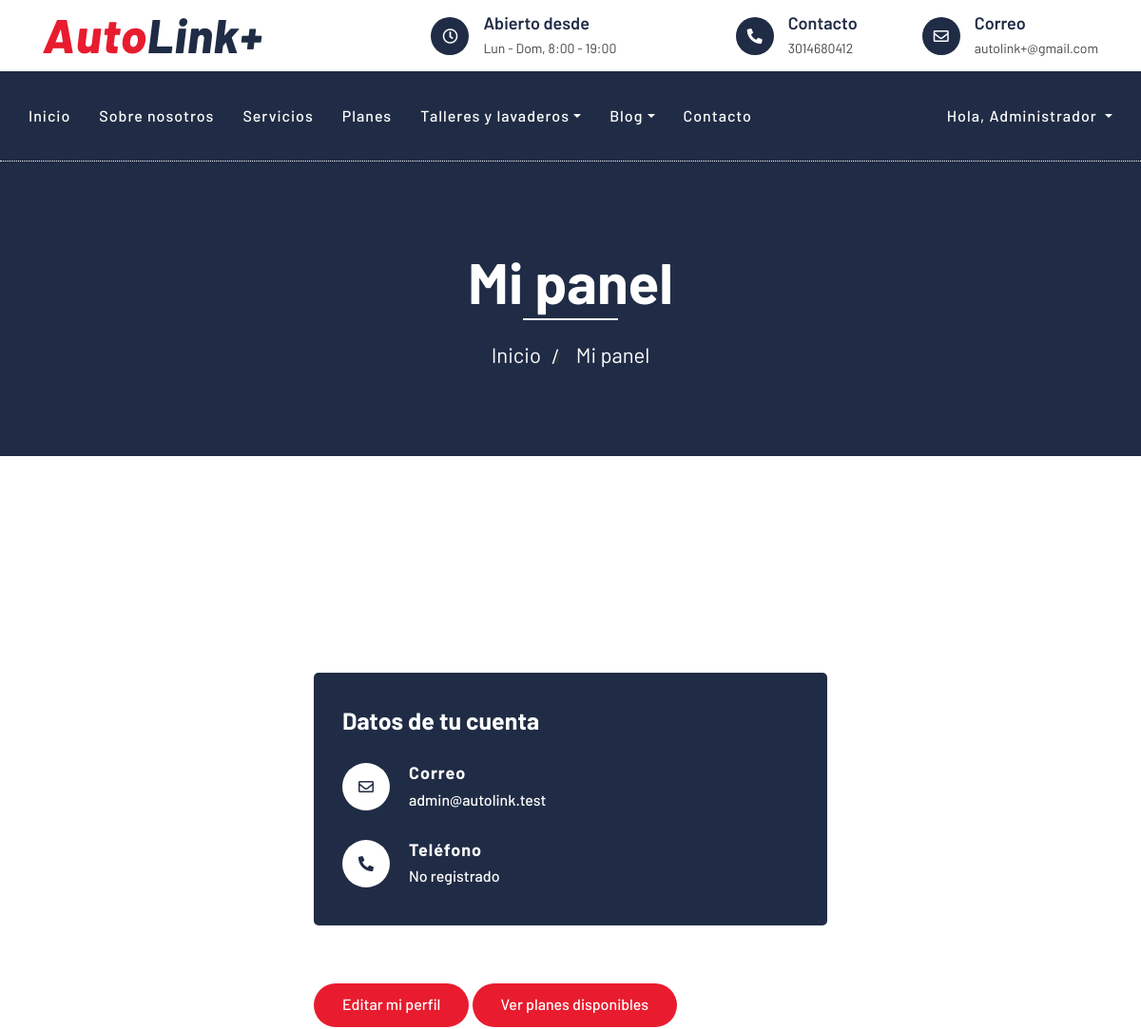
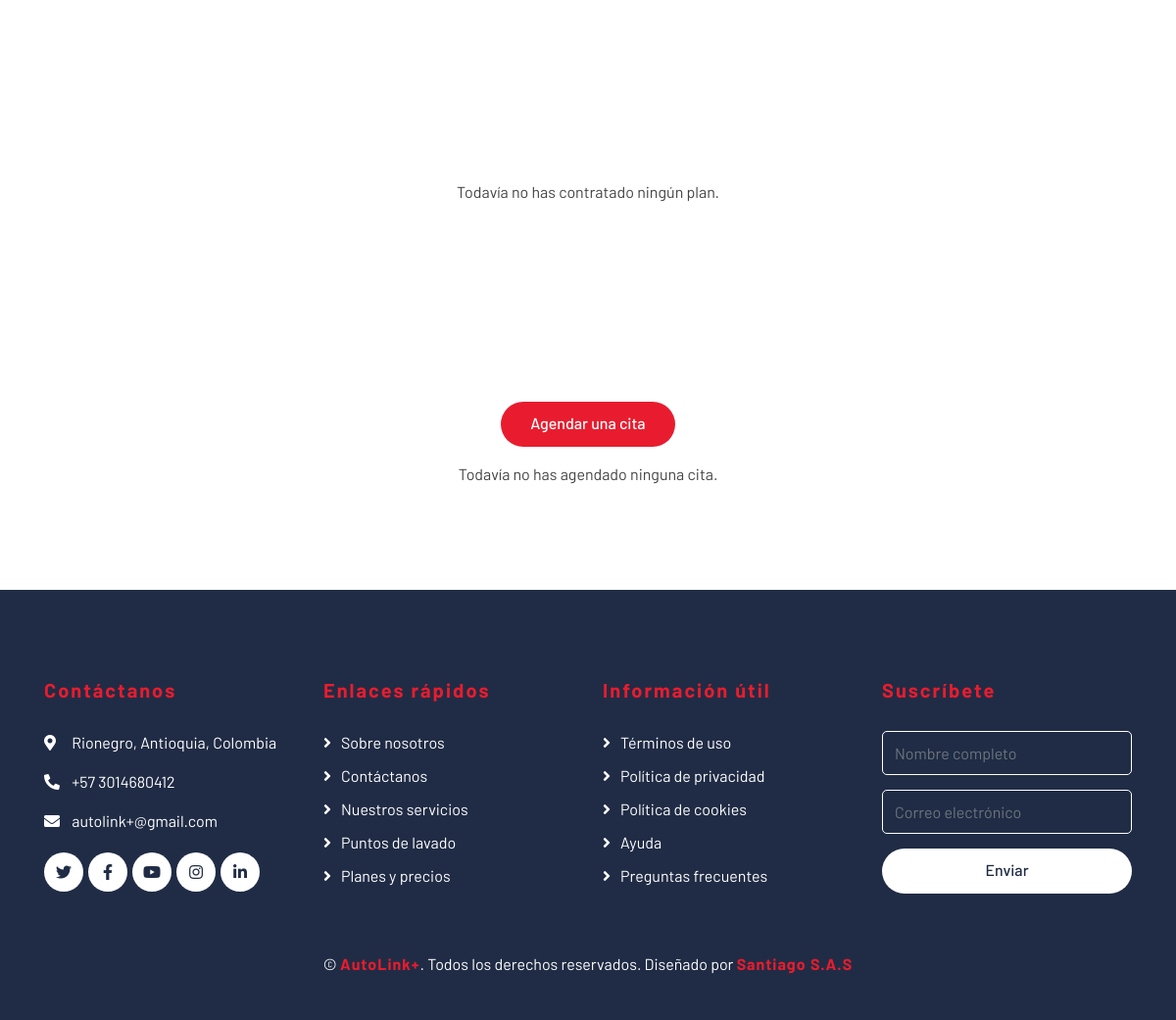
/panel.php (signed in), run on the app's committed database (2 pictures, top to bottom).
### tables this page shows
CREATE TABLE IF NOT EXISTS usuarios (
    id_usuario      INT AUTO_INCREMENT PRIMARY KEY,
    nombre          VARCHAR(100) NOT NULL,
    correo          VARCHAR(150) NOT NULL UNIQUE,
    telefono        VARCHAR(20)  NULL,
    password_hash   VARCHAR(255) NOT NULL,
    rol             ENUM('cliente', 'admin') NOT NULL DEFAULT 'cliente',
    creado_en       DATETIME DEFAULT CURRENT_TIMESTAMP,
    actualizado_en  DATETIME DEFAULT CURRENT_TIMESTAMP ON UPDATE CURRENT_TIMESTAMP
);

### includes/auth.php (called while the page is built, shortened)
<?php
require_once __DIR__ . '/../config/db.php';
function current_user(): ?array
{
    static $user = null;
    static $loaded = false;
    if (!$loaded) {
        $stmt = db()->prepare('SELECT id_usuario, nombre, correo, telefono, rol FROM usuarios WHERE id_usuario = ?');
        $stmt->execute([$_SESSION['user_id']]);
        $user = $stmt->fetch() ?: null;
        $loaded = true;
    }
    return $user;
}
function is_logged_in(): bool
{
    return current_user() !== null;
}
function require_login(): void
{
    if (!is_logged_in()) {
        $redirect = urlencode($_SERVER['REQUEST_URI'] ?? 'panel.php');
        header('Location: login.php?redirect=' . $redirect);
        exit;
    }
}

### config/db.php (called while the page is built, shortened)
<?php
function db(): PDO
{
    static $pdo = null;
    if ($pdo === null) {
        $dsn = 'mysql:host=' . DB_HOST . ';dbname=' . DB_NAME . ';charset=' . DB_CHARSET;
        $pdo = new PDO($dsn, DB_USER, DB_PASS, [
            PDO::ATTR_ERRMODE => PDO::ERRMODE_EXCEPTION,
            PDO::ATTR_DEFAULT_FETCH_MODE => PDO::FETCH_ASSOC,
            PDO::ATTR_EMULATE_PREPARES => false,
        ]);
    }
    return $pdo;
}

### panel.php (the view, shortened to what this page needs)
<?php
require_once __DIR__ . '/includes/auth.php';
require_login();
$usuario = current_user();
$stmt = db()->prepare(
    'SELECT pe.id_pedido, pl.nombre AS plan_nombre, pe.tipo_vehiculo, pe.precio_pagado,
            pe.metodo_pago, pe.estado, pe.creado_en
     FROM pedidos pe
     JOIN planes pl ON pl.id_plan = pe.id_plan
     WHERE pe.id_usuario = ?
     ORDER BY pe.creado_en DESC'
);
$stmt->execute([$usuario['id_usuario']]);
$pedidos = $stmt->fetchAll();
$stmt = db()->prepare(
    "SELECT r.id_reserva, r.tipo_servicio, r.fecha, r.hora, r.estado,
            pu.nombre AS punto_nombre, us.nombre AS personal_nombre,
            e.id_encuesta
     FROM reservas r
     JOIN puntos pu ON pu.id_punto = r.id_punto
     LEFT JOIN personal pr ON pr.id_personal = r.id_personal
     LEFT JOIN usuarios us ON us.id_usuario = pr.id_usuario
     LEFT JOIN encuestas e ON e.id_reserva = r.id_reserva
     WHERE r.id_usuario = ?
     ORDER BY r.fecha DESC, r.hora DESC"
);
$stmt->execute([$usuario['id_usuario']]);
$reservas = $stmt->fetchAll();
$active_page = 'panel';
include __DIR__ . '/includes/header.php';
?>
        <div class="page-header">
            <div class="container">
                <div class="row">
                    <div class="col-12">
                        <h2>Mi panel</h2>
                    </div>
                    <div class="col-12">
                        <a href="index.php">Inicio</a>
                        <span> / </span>
                        <a href="panel.php">Mi panel</a>
                    </div>
                </div>
            </div>
        </div>
        <div class="contact">
            <div class="container">
                <div class="row">
                    <div class="col-md-6 mx-auto">
                        <div class="contact-info">
                            <h2>Datos de tu cuenta</h2>
                            <div class="contact-info-item">
                                <div class="contact-info-icon"><i class="far fa-envelope"></i></div>
                                <div class="contact-info-text">
                                    <h3>Correo</h3>
                                    <p><?= htmlspecialchars($usuario['correo']) ?></p>
                                </div>
                            </div>
                            <div class="contact-info-item">
                                <div class="contact-info-icon"><i class="fa fa-phone-alt"></i></div>
                                <div class="contact-info-text">
                                    <h3>Teléfono</h3>
                                    <p><?= htmlspecialchars($usuario['telefono'] ?: 'No registrado') ?></p>
                                </div>
                            </div>
                        </div>
                        <a href="perfil.php" class="btn btn-custom mt-3">Editar mi perfil</a>
                        <a href="price.php" class="btn btn-custom mt-3">Ver planes disponibles</a>
                    </div>
                </div>
                <div class="row mt-5">
                    <div class="col-12">
                        <?php if (!$pedidos): ?>
                            <p class="text-center">Todavía no has contratado ningún plan.</p>
                        <?php endif; ?>
                    </div>
                </div>
                <div class="row mt-5">
                    <div class="col-12">
                        <p class="text-center">
                            <a href="agendar.php" class="btn btn-custom">Agendar una cita</a>
                        </p>
                        <?php if (!$reservas): ?>
                            <p class="text-center">Todavía no has agendado ninguna cita.</p>
                        <?php endif; ?>
                    </div>
                </div>
            </div>
        </div>
<?php include __DIR__ . '/includes/footer.php'; ?>

### includes/header.php (shortened to what this page needs)
<?php
require_once __DIR__ . '/auth.php';
function nav_active(string $page, string $active): string
{
    return $page === $active ? ' active' : '';
}
$usuario_actual = current_user();
?>
<!DOCTYPE html>
<html lang="es">
    <head>
        <link href="https://stackpath.bootstrapcdn.com/bootstrap/4.4.1/css/bootstrap.min.css" rel="stylesheet">
        <link href="https://cdnjs.cloudflare.com/ajax/libs/font-awesome/5.10.0/css/all.min.css" rel="stylesheet">
        <link href="lib/flaticon/font/flaticon.css" rel="stylesheet">
        <link href="lib/animate/animate.min.css" rel="stylesheet">
        <link href="lib/owlcarousel/assets/owl.carousel.min.css" rel="stylesheet">
        <link href="css/style.css" rel="stylesheet">
    </head>
    <body>
        <div class="top-bar">
            <div class="container">
                <div class="row align-items-center">
                    <div class="col-lg-4 col-md-12">
                        <div class="logo">
                            <a href="index.php">
                                <h1>Auto<span>Link+</span></h1>
                            </a>
                        </div>
                    </div>
                    <div class="col-lg-8 col-md-7 d-none d-lg-block">
                        <div class="row">
                            <div class="col-4">
                                <div class="top-bar-item">
                                    <div class="top-bar-icon">
                                        <i class="far fa-clock"></i>
                                    </div>
                                    <div class="top-bar-text">
                                        <h3>Abierto desde</h3>
                                        <p>Lun - Dom, 8:00 - 19:00</p>
                                    </div>
                                </div>
                            </div>
                            <div class="col-4">
                                <div class="top-bar-item">
                                    <div class="top-bar-icon">
                                        <i class="fa fa-phone-alt"></i>
                                    </div>
                                    <div class="top-bar-text">
                                        <h3>Contacto</h3>
                                        <p>3014680412</p>
                                    </div>
                                </div>
                            </div>
                            <div class="col-4">
                                <div class="top-bar-item">
                                    <div class="top-bar-icon">
                                        <i class="far fa-envelope"></i>
                                    </div>
                                    <div class="top-bar-text">
                                        <h3>Correo</h3>
                                        <p>autolink+@gmail.com</p>
                                    </div>
                                </div>
                            </div>
                        </div>
                    </div>
                </div>
            </div>
        </div>
        <div class="nav-bar">
            <div class="container">
                <nav class="navbar navbar-expand-xl bg-dark navbar-dark">
                    <div class="collapse navbar-collapse justify-content-between" id="navbarCollapse">
                        <div class="navbar-nav mr-auto">
                            <a href="index.php" class="nav-item nav-link<?= nav_active('inicio', $active_page) ?>">Inicio</a>
                            <a href="about.php" class="nav-item nav-link<?= nav_active('about', $active_page) ?>">Sobre nosotros</a>
                            <a href="service.php" class="nav-item nav-link<?= nav_active('service', $active_page) ?>">Servicios</a>
                            <a href="price.php" class="nav-item nav-link<?= nav_active('price', $active_page) ?>">Planes</a>
                            <div class="nav-item dropdown">
                                <a href="#" class="nav-link dropdown-toggle<?= nav_active('talleres', $active_page) . nav_active('lavaderos', $active_page) ?>" data-toggle="dropdown">Talleres y lavaderos</a>
                            </div>
                            <div class="nav-item dropdown">
                                <a href="#" class="nav-link dropdown-toggle<?= nav_active('blog', $active_page) . nav_active('single', $active_page) ?>" data-toggle="dropdown">Blog</a>
                            </div>
                            <a href="contact.php" class="nav-item nav-link<?= nav_active('contact', $active_page) ?>">Contacto</a>
                        </div>
                        <div class="ml-auto d-flex align-items-center flex-wrap navbar-auth">
                            <?php if ($usuario_actual): ?>
                                <div class="nav-item dropdown">
                                    <a href="#" class="nav-link dropdown-toggle" data-toggle="dropdown">
                                        Hola, <?= htmlspecialchars(explode(' ', $usuario_actual['nombre'])[0]) ?>
                                    </a>
                                </div>
                            <?php else: ?>
                                <a href="login.php" class="nav-item nav-link<?= nav_active('login', $active_page) ?>">Iniciar sesión</a>
                                <a class="btn btn-custom" href="registro.php">Registrarse</a>
                            <?php endif; ?>
                        </div>
                    </div>
                </nav>
            </div>
        </div>

### css/style.css (style rules this page uses)
body { color: #444444; font-weight: 400; background: #ffffff; font-family: 'Barlow', sans-serif; }
h1, h2, h3, h4, h5, h6 { color: #202C45; }
a { color: #202C45; transition: .3s; }
.btn.btn-custom { padding: 10px 30px 12px 30px; text-align: center; font-size: 16px; font-weight: 500; color: #ffffff; background: #E81C2E; border: none; border-radius: 60px; box-shadow: inset 0 0 0 0 #202C45; transition: ease-out 0.5s; -webkit-transition: ease-out 0.5s; -moz-transition: ease-out 0.5s; }
.top-bar { position: relative; height: 75px; display: flex; align-items: center; background: #ffffff; }
.top-bar .logo { text-align: left; overflow: hidden; }
.top-bar .logo h1 { margin: -4px 0 0 0; color: #E81C2E; font-size: 50px; line-height: 50px; font-weight: 800; letter-spacing: 1px; font-style: italic; }
.top-bar .logo h1 span { color: #202C45; }
.top-bar .top-bar-item { display: flex; align-items: center; justify-content: flex-end; }
.top-bar .top-bar-icon { width: 40px; height: 40px; display: flex; align-items: center; justify-content: center; background: #202C45; border-radius: 40px; }
.top-bar .top-bar-icon i { margin: 0; color: #ffffff; font-size: 16px; }
.top-bar .top-bar-text { padding-left: 15px; }
.top-bar .top-bar-text h3 { margin: 0 0 5px 0; font-size: 18px; font-weight: 600; }
.top-bar .top-bar-text p { margin: 0; font-size: 14px; font-weight: 400; }
.nav-bar { position: relative; background: #202C45; }
@media (min-width: 1200px) { .nav-bar .container { max-width: 1300px; } }
.nav-bar .navbar { padding: 20px 0; background: #202C45 !important; transition: .3s; }
.navbar-dark .navbar-nav .nav-link, .navbar-dark .navbar-nav .nav-link:focus, .navbar-dark .navbar-nav .nav-link:hover, .navbar-dark .navbar-nav .nav-link.active { color: #ffffff; padding: 15px; font-weight: 500; letter-spacing: 1px; }
.navbar-auth { gap: 15px; }
.navbar-auth .nav-link, .navbar-auth .nav-link:focus { color: #ffffff; padding: 15px; font-weight: 500; letter-spacing: 1px; }
.page-header { position: relative; margin-bottom: 45px; padding: 90px 0; text-align: center; background: #202C45; border-top: 1px dotted #ffffff; }
.page-header h2 { position: relative; color: #ffffff; font-size: 60px; font-weight: 700; margin-bottom: 20px; padding-bottom: 5px; }
.page-header h2::after { position: absolute; content: ""; width: 100px; height: 2px; left: calc(50% - 50px); bottom: 0; background: #ffffff; }
.page-header a { position: relative; padding: 0 12px; font-size: 22px; color: #ffffff; }
.page-header a::after { position: absolute; content: "/"; width: 8px; height: 8px; top: -2px; right: -7px; text-align: center; color: #ffffff; }
.page-header a:last-child::after { display: none; }
.contact { position: relative; width: 100%; padding: 45px 0; }
.contact .contact-info { width: 100%; margin-bottom: 45px; padding: 35px 30px 10px 30px; border-radius: 5px; background: #202C45; }
.contact .contact-info h2 { color: #ffffff; font-size: 25px; font-weight: 700; margin-bottom: 30px; }
.contact .contact-info-item { display: flex; align-items: center; justify-content: flex-start; margin-bottom: 30px; }
.contact .contact-info-icon { width: 50px; height: 50px; display: flex; align-items: center; justify-content: center; background: #ffffff; border-radius: 50px; }
.contact .contact-info-icon i { margin: 0; color: #202C45; font-size: 16px; }
.contact .contact-info-text { padding-left: 20px; }
.contact .contact-info-text h3 { margin: 0 0 5px 0; color: #ffffff; font-size: 18px; font-weight: 700; letter-spacing: 1px; }
.contact .contact-info-text p { margin: 0; color: #ffffff; font-size: 16px; font-weight: 500; }

### data on the page
usuarios: nombre "Administrador", correo "admin@autolink.test", telefono "No registrado"
